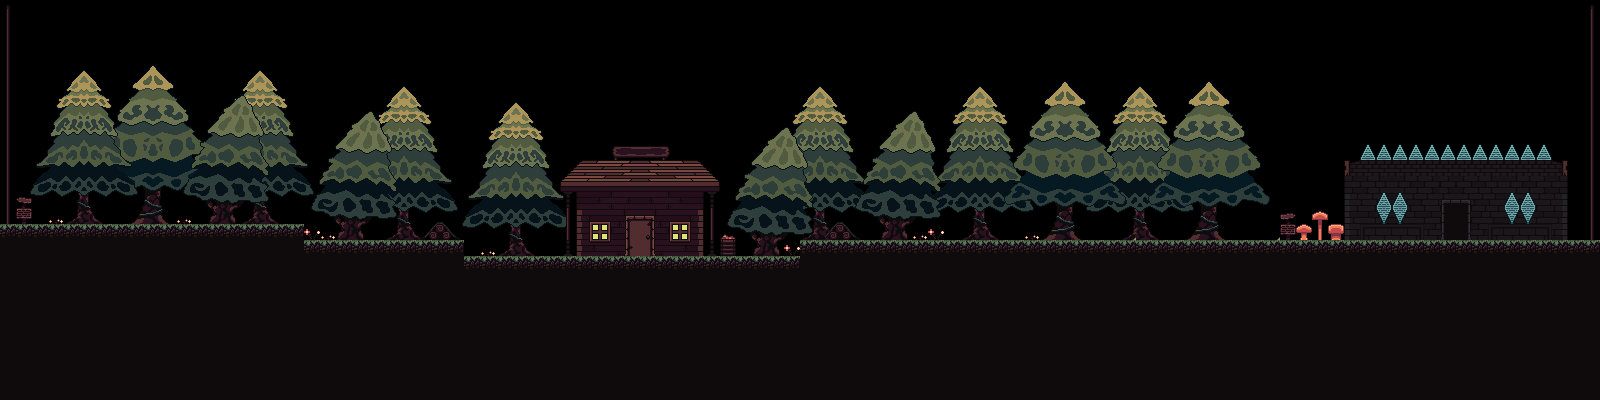

A level layout from a 2D game, rendered from its tile map. Below: a short description, then the map file with tile-grid data replaced by summaries:
An orthogonal 100x25 tile map with 16x16 px tiles, 4 tile layers (BackgroundLayer, BackgroundLayer, BackgroundLayer, TilesLayer) and 2 objects (Enemy, Player).

<map version="1.2" tiledversion="1.2.3" orientation="orthogonal" renderorder="right-down" width="100" height="25" tilewidth="16" tileheight="16" infinite="0" nextlayerid="21" nextobjectid="4">
 <tileset firstgid="1" name="fantasy" tilewidth="16" tileheight="16" tilecount="4816" columns="86">
  <image source="../assets/fantasy.png" trans="ff00ff" width="1376" height="896" />
 </tileset>
 <objectgroup id="5" name="ObjectsLayer">
  <object id="3" name="Enemy1" type="Enemy" gid="4237" x="932" y="166.667" width="16" height="16" />
  <object id="2" name="Player" type="Player" gid="4237" x="632.333" y="213.333" width="16" height="16" />
 </objectgroup>
 <layer id="17" name="BackgroundLayer" width="100" height="25">
  <data>[2500 cells, 406 non-empty, 185 distinct tile ids]</data>
 </layer>
 <layer id="18" name="BackgroundLayer" width="100" height="25">
  <data>[2500 cells, 598 non-empty, 229 distinct tile ids]</data>
 </layer>
 <layer id="19" name="BackgroundLayer" width="100" height="25">
  <data>[2500 cells, 358 non-empty, 186 distinct tile ids]</data>
 </layer>
 <layer id="20" name="TilesLayer" width="100" height="25">
  <data>[2500 cells, 1037 non-empty, 18 distinct tile ids]</data>
 </layer>
</map>
